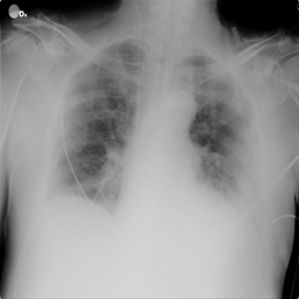
#> input picture backend/ml/test_images/COVID-19/COVID-1.png, 299 x 299 px
$ python -i preprocessing_enhanced.py   (imports and definitions only)
#> lines starting #> are read from the running program, lines starting #| are printed output that depends on the picture
"""
Enhanced preprocessing with CLAHE + TTA for improved COVID-19 detection.
Drop-in replacement for preprocessing.py with additional functions.
"""
import numpy as np
from PIL import Image, ImageEnhance, ImageFilter
from tensorflow.keras.applications.densenet import preprocess_input

IMG_SIZE = 224


# [15 lines left out: functions load_and_preprocess, load_original_array, not called in this run]


# ─── Enhanced preprocessing functions ────────────────────────────────

def _apply_clahe_pil(img, clip_limit=2.0, grid_size=8):
    """Apply CLAHE (Contrast Limited Adaptive Histogram Equalization) using
    a pure-PIL/numpy approach so we don't require opencv."""
    arr = np.array(img, dtype=np.float32)

    # Convert to grayscale-like luminance for equalization
    # Apply per-channel histogram equalization as a simpler CLAHE approximation
    result = np.zeros_like(arr)
    for c in range(3):
        channel = arr[:, :, c]
        # Local contrast enhancement via unsharp masking approach
        from PIL import ImageFilter
        ch_img = Image.fromarray(channel.astype(np.uint8))
        blurred = ch_img.filter(ImageFilter.GaussianBlur(radius=grid_size))
        blurred_arr = np.array(blurred, dtype=np.float32)

        # Enhance local contrast
        enhanced = channel + clip_limit * (channel - blurred_arr)
        enhanced = np.clip(enhanced, 0, 255)
        result[:, :, c] = enhanced

    return Image.fromarray(result.astype(np.uint8))


# [17 lines left out: function load_and_preprocess_enhanced, not called in this run]


def load_and_preprocess_tta(image_path, num_augments=9):
    """Test-Time Augmentation: returns a batch of 9 augmented versions of the image.
    The model predicts on all and averages the results for more robust classification.
    Optimized via grid search over augmentation strategies."""
#> called with image_path = 'test_images/COVID-19/COVID-1.png', num_augments = 9
    img = Image.open(image_path).convert("RGB")
    img = img.resize((IMG_SIZE, IMG_SIZE), Image.LANCZOS)
#> img: PIL image 224x224 RGB

    augmented = []

    # 1. Original
    augmented.append(np.array(img, dtype=np.float32))

    # 2. Horizontal flip
    augmented.append(np.array(img.transpose(Image.FLIP_LEFT_RIGHT), dtype=np.float32))

    # 3. Slight brightness increase (+10%)
    augmented.append(np.array(ImageEnhance.Brightness(img).enhance(1.1), dtype=np.float32))

    # 4. Slight contrast increase (+20%)
    augmented.append(np.array(ImageEnhance.Contrast(img).enhance(1.2), dtype=np.float32))

    # 5. CLAHE-like contrast enhancement (mild)
    augmented.append(np.array(_apply_clahe_pil(img, clip_limit=1.5, grid_size=8), dtype=np.float32))
#> the loop in _apply_clahe_pil, `for c in range(3):` made 3 passes
#> pass 1, in _apply_clahe_pil, `blurred = ch_img.filter(ImageFilter.GaussianBlur(radius=grid_size))`:
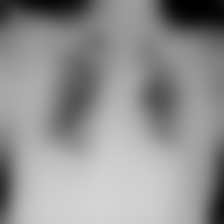
#> blurred: PIL image 224x224 L; min 0, max 212, mean 145.6
#> after the loop in _apply_clahe_pil, `for c in range(3):`:
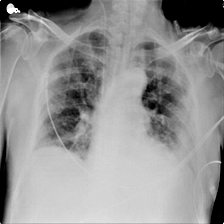
#> result: shape (224, 224, 3) float32; min 0, max 255, mean 148

    # 6. Slight brightness decrease (-10%)
    augmented.append(np.array(ImageEnhance.Brightness(img).enhance(0.9), dtype=np.float32))

    # 7. Sharpened
    augmented.append(np.array(ImageEnhance.Sharpness(img).enhance(1.5), dtype=np.float32))

    # 8. CLAHE-like contrast enhancement (stronger)
    augmented.append(np.array(_apply_clahe_pil(img, clip_limit=2.5, grid_size=8), dtype=np.float32))
#> the loop in _apply_clahe_pil (call 2), `for c in range(3):` made 3 passes
#> pass 1, in _apply_clahe_pil (call 2), `enhanced = channel + clip_limit * (channel - blurred_arr)`:
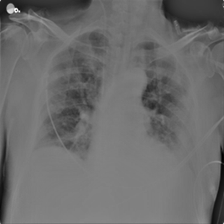
#> enhanced: shape (224, 224) float32; min -196.5, max 607.5, mean 146.6; drawn with min black and max white
#> pass 1, in _apply_clahe_pil (call 2), `enhanced = np.clip(enhanced, 0, 255)`:
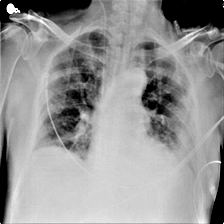
#> enhanced: shape (224, 224) float32; min 0, max 255, mean 149.8

    # 9. Contrast + horizontal flip combined
    contrast_flip = ImageEnhance.Contrast(img).enhance(1.2).transpose(Image.FLIP_LEFT_RIGHT)
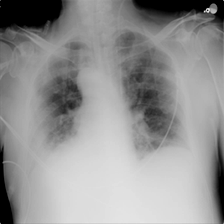
#> contrast_flip: PIL image 224x224 RGB; min 0, max 234, mean 146.9
    augmented.append(np.array(contrast_flip, dtype=np.float32))

    batch = np.stack(augmented[:num_augments], axis=0)
#> (the run stopped early here; a loop or call above may not have finished)

$ run again, on backend/ml/test_images/COVID-19/COVID-10.png
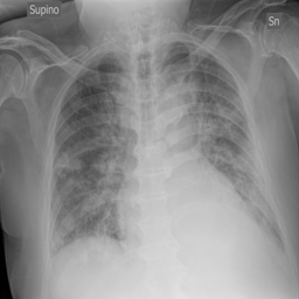
#> input picture backend/ml/test_images/COVID-19/COVID-10.png, 299 x 299 px
#> after the loop in _apply_clahe_pil, `for c in range(3):`:
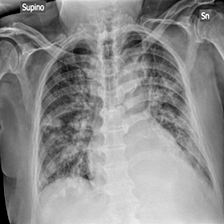
#> result: shape (224, 224, 3) float32; min 0, max 255, mean 141.8
#> in load_and_preprocess_tta, `contrast_flip = ImageEnhance.Contrast(img).enhance(1.2).transpose(Imag..`:
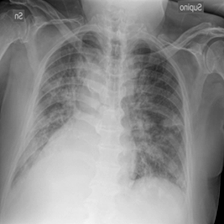
#> contrast_flip: PIL image 224x224 RGB; min 0, max 244, mean 141.2

$ run again, on backend/ml/test_images/COVID-19/COVID-100.png
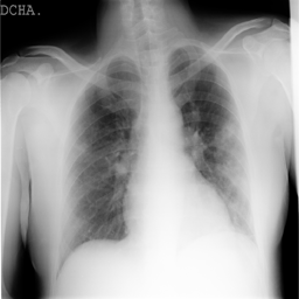
#> input picture backend/ml/test_images/COVID-19/COVID-100.png, 299 x 299 px
#> after the loop in _apply_clahe_pil, `for c in range(3):`:
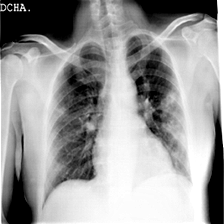
#> result: shape (224, 224, 3) float32; min 0, max 255, mean 154.7
#> in load_and_preprocess_tta, `contrast_flip = ImageEnhance.Contrast(img).enhance(1.2).transpose(Imag..`:
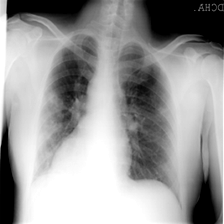
#> contrast_flip: PIL image 224x224 RGB; min 0, max 255, mean 153.9
